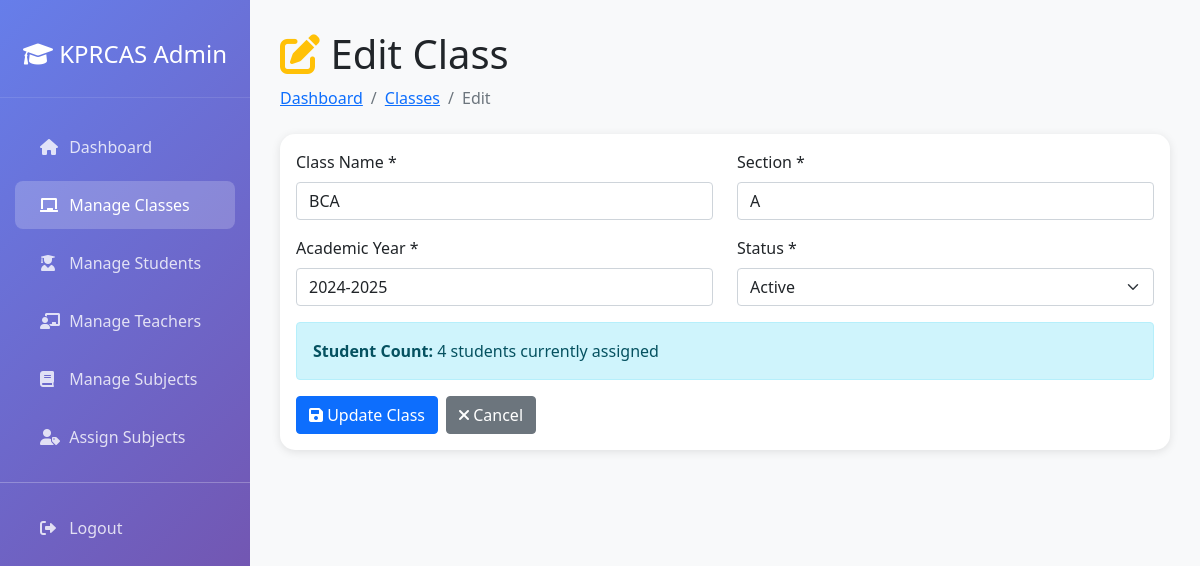
The page /admin/classes/edit.php?id=1 (signed in) on the database its author committed.
### tables this page shows
CREATE TABLE IF NOT EXISTS classes (
    id INT AUTO_INCREMENT PRIMARY KEY,
    class_name VARCHAR(100) NOT NULL,
    section VARCHAR(10) NOT NULL,
    academic_year VARCHAR(20) NOT NULL,
    student_count INT DEFAULT 0,
    status ENUM('active', 'inactive') DEFAULT 'active',
    created_at TIMESTAMP DEFAULT CURRENT_TIMESTAMP,
    updated_at TIMESTAMP DEFAULT CURRENT_TIMESTAMP ON UPDATE CURRENT_TIMESTAMP,
    UNIQUE KEY unique_class (class_name, section, academic_year),
    INDEX idx_class_name (class_name),
    INDEX idx_academic_year (academic_year),
    INDEX idx_status (status)
);

### admin/classes/edit.php (the view, shortened to what this page needs)
<?php
require_once '../includes/functions.php';
$id = $_GET['id'] ?? 0;
$stmt = $conn->prepare("SELECT * FROM classes WHERE id = ?");
$stmt->bind_param("i", $id);
$stmt->execute();
$class = $stmt->get_result()->fetch_assoc();
?>
<!DOCTYPE html>
<html lang="en">
<head>
    <link href="https://cdn.jsdelivr.net/npm/bootstrap@5.1.3/dist/css/bootstrap.min.css" rel="stylesheet">
    <link href="https://cdnjs.cloudflare.com/ajax/libs/font-awesome/6.0.0/css/all.min.css" rel="stylesheet">
    <link href="../assets/css/responsive.css" rel="stylesheet">
</head>
<body>
    <div class="sidebar">
        <div class="logo"><h4><i class="fas fa-graduation-cap"></i> KPRCAS Admin</h4></div>
        <nav class="nav flex-column">
            <a class="nav-link" href="../index.php"><i class="fas fa-home"></i> Dashboard</a>
            <a class="nav-link active" href="index.php"><i class="fas fa-chalkboard"></i> Manage Classes</a>
            <a class="nav-link" href="../students/index.php"><i class="fas fa-user-graduate"></i> Manage Students</a>
            <a class="nav-link" href="../teachers/index.php"><i class="fas fa-chalkboard-teacher"></i> Manage Teachers</a>
            <a class="nav-link" href="../subjects/index.php"><i class="fas fa-book"></i> Manage Subjects</a>
            <a class="nav-link" href="../assignments/index.php"><i class="fas fa-user-tag"></i> Assign Subjects</a>
            <hr style="border-color: rgba(255,255,255,0.1);">
            <a class="nav-link" href="../../login/logout.php"><i class="fas fa-sign-out-alt"></i> Logout</a>
        </nav>
    </div>
    <div class="main-content">
        <div class="mb-4">
            <h1><i class="fas fa-edit text-warning"></i> Edit Class</h1>
            <nav aria-label="breadcrumb">
                <ol class="breadcrumb">
                    <li class="breadcrumb-item"><a href="../index.php">Dashboard</a></li>
                    <li class="breadcrumb-item"><a href="index.php">Classes</a></li>
                    <li class="breadcrumb-item active">Edit</li>
                </ol>
            </nav>
        </div>
        <div class="card">
            <div class="card-body">
                <form method="POST" action="">
                    <div class="row">
                        <div class="col-md-6 mb-3">
                            <label for="class_name" class="form-label">Class Name *</label>
                            <input type="text" class="form-control" id="class_name" name="class_name" required
                                   value="<?php echo htmlspecialchars($class['class_name']); ?>">
                        </div>
                        <div class="col-md-6 mb-3">
                            <label for="section" class="form-label">Section *</label>
                            <input type="text" class="form-control" id="section" name="section" required
                                   value="<?php echo htmlspecialchars($class['section']); ?>">
                        </div>
                    </div>
                    <div class="row">
                        <div class="col-md-6 mb-3">
                            <label for="academic_year" class="form-label">Academic Year *</label>
                            <input type="text" class="form-control" id="academic_year" name="academic_year" required
                                   value="<?php echo htmlspecialchars($class['academic_year']); ?>">
                        </div>
                        <div class="col-md-6 mb-3">
                            <label for="status" class="form-label">Status *</label>
                            <select class="form-select" id="status" name="status" required>
                                <option value="active" <?php echo $class['status'] == 'active' ? 'selected' : ''; ?>>Active</option>
                            </select>
                        </div>
                    </div>
                    <div class="alert alert-info">
                        <strong>Student Count:</strong> <?php echo $class['student_count']; ?> students currently assigned
                    </div>
                    <div class="d-flex gap-2">
                        <button type="submit" class="btn btn-primary"><i class="fas fa-save"></i> Update Class</button>
                        <a href="index.php" class="btn btn-secondary"><i class="fas fa-times"></i> Cancel</a>
                    </div>
                </form>
            </div>
        </div>
    </div>
</body>
</html>

### admin/classes/edit.php (style rules this page uses)
body { background-color: #f8f9fa; }
.sidebar { min-height: 100vh; background: linear-gradient(135deg, #667eea 0%, #764ba2 100%); color: white; position: fixed; top: 0; left: 0; width: 250px; padding: 20px 0; }
.sidebar .logo { text-align: center; padding: 20px; border-bottom: 1px solid rgba(255,255,255,0.1); margin-bottom: 20px; }
.sidebar .nav-link { color: rgba(255,255,255,0.8); padding: 12px 25px; margin: 5px 15px; border-radius: 8px; }
.sidebar .nav-link:hover, .sidebar .nav-link.active { background: rgba(255,255,255,0.2); color: white; }
.sidebar .nav-link i { width: 25px; }
.main-content { margin-left: 250px; padding: 30px; }
.card { border: none; border-radius: 15px; box-shadow: 0 2px 10px rgba(0,0,0,0.1); }

### rows shown on the page
classes: class_name "BCA", section "A", academic_year "2024-2025", status "Active", student_count "4"
